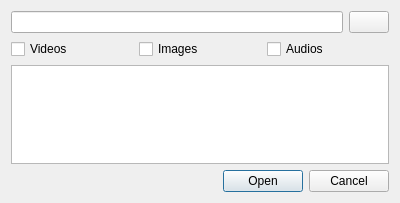
<?xml version="1.0" encoding="UTF-8"?>
<ui version="4.0">
 <class>OpenMediaFolderDialog</class>
 <widget class="QDialog" name="OpenMediaFolderDialog">
  <property name="geometry">
   <rect>
    <x>0</x>
    <y>0</y>
    <width>400</width>
    <height>203</height>
   </rect>
  </property>
  <property name="windowTitle">
   <string>Open Folder</string>
  </property>
  <layout class="QVBoxLayout" name="verticalLayout">
   <item>
    <layout class="QHBoxLayout" name="horizontalLayout">
     <item>
      <widget class="QLineEdit" name="folder">
       <property name="readOnly">
        <bool>true</bool>
       </property>
      </widget>
     </item>
     <item>
      <widget class="QPushButton" name="get">
       <property name="text">
        <string notr="true"/>
       </property>
       <property name="icon">
        <iconset resource="../rsclist.qrc">
         <normaloff>:/img/document-open-folder.png</normaloff>:/img/document-open-folder.png</iconset>
       </property>
      </widget>
     </item>
    </layout>
   </item>
   <item>
    <layout class="QHBoxLayout" name="horizontalLayout_2">
     <item>
      <widget class="QCheckBox" name="videos">
       <property name="text">
        <string>Videos</string>
       </property>
      </widget>
     </item>
     <item>
      <widget class="QCheckBox" name="images">
       <property name="text">
        <string>Images</string>
       </property>
      </widget>
     </item>
     <item>
      <widget class="QCheckBox" name="audios">
       <property name="text">
        <string>Audios</string>
       </property>
      </widget>
     </item>
    </layout>
   </item>
   <item>
    <widget class="QListWidget" name="list"/>
   </item>
   <item>
    <widget class="BBox" name="dbb">
     <property name="orientation">
      <enum>Qt::Horizontal</enum>
     </property>
     <property name="standardButtons">
      <set>QDialogButtonBox::Cancel|QDialogButtonBox::Open</set>
     </property>
    </widget>
   </item>
  </layout>
 </widget>
 <customwidgets>
  <customwidget>
   <class>BBox</class>
   <extends>QDialogButtonBox</extends>
   <header>dialog/bbox.hpp</header>
  </customwidget>
 </customwidgets>
 <resources>
  <include location="../rsclist.qrc"/>
 </resources>
 <connections>
  <connection>
   <sender>dbb</sender>
   <signal>accepted()</signal>
   <receiver>OpenMediaFolderDialog</receiver>
   <slot>accept()</slot>
   <hints>
    <hint type="sourcelabel">
     <x>248</x>
     <y>254</y>
    </hint>
    <hint type="destinationlabel">
     <x>157</x>
     <y>274</y>
    </hint>
   </hints>
  </connection>
  <connection>
   <sender>dbb</sender>
   <signal>rejected()</signal>
   <receiver>OpenMediaFolderDialog</receiver>
   <slot>reject()</slot>
   <hints>
    <hint type="sourcelabel">
     <x>316</x>
     <y>260</y>
    </hint>
    <hint type="destinationlabel">
     <x>286</x>
     <y>274</y>
    </hint>
   </hints>
  </connection>
 </connections>
</ui>
